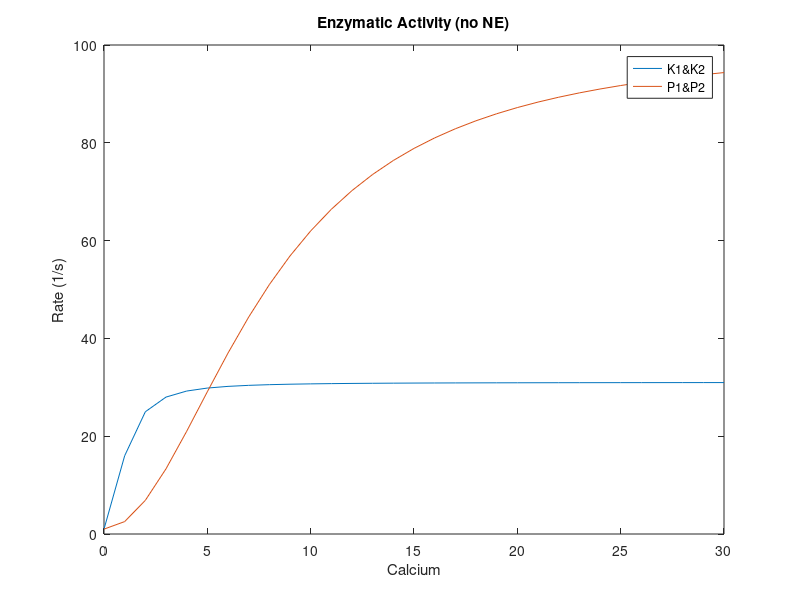
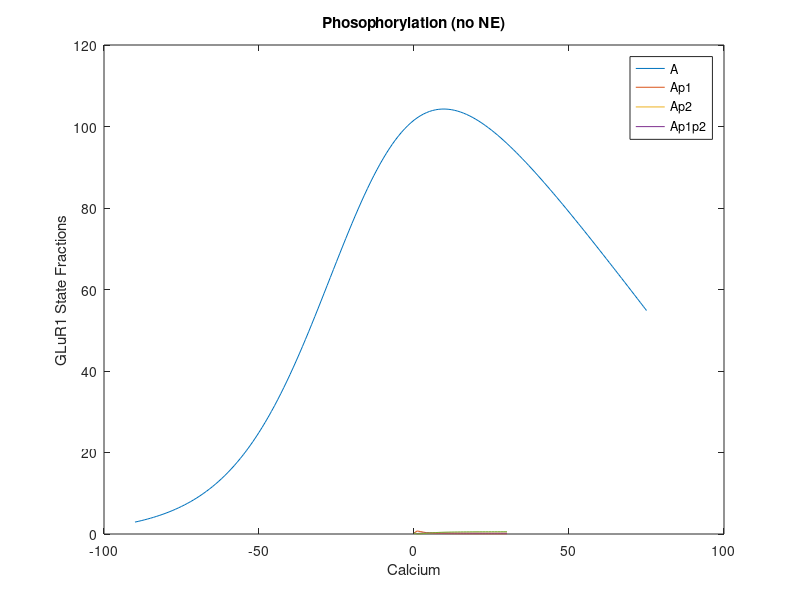
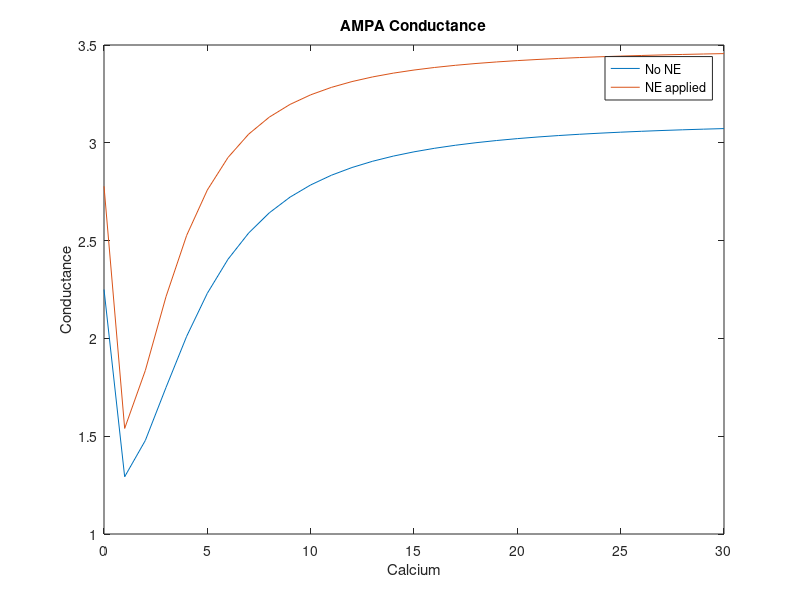
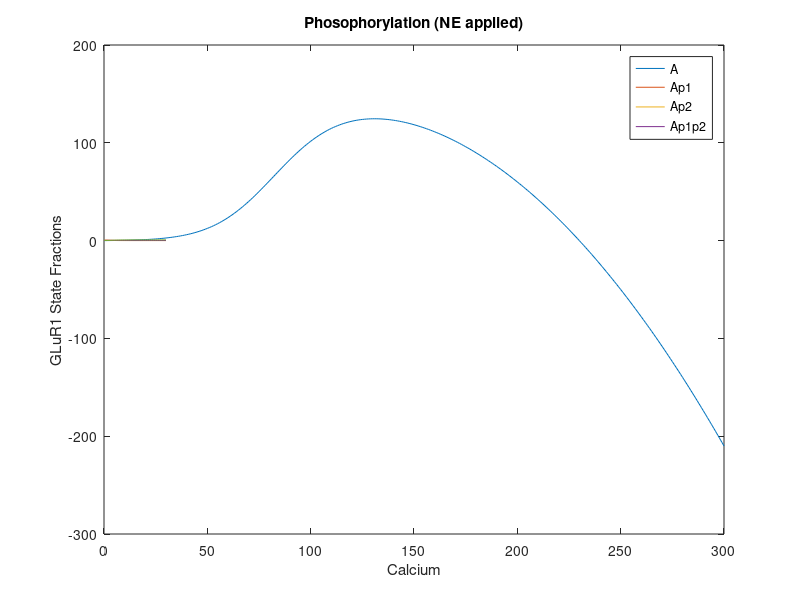

Source code (MATLAB) for these figures, in order:
% 
clear all
close all
clc

% Constants
% Defined according to Shouval 2001
f = 100;                 % [Hz] Stimulation frequency
%tauCa = 0.001;          % Decay time constant of Ca2+ in spine
%tauf = 0.001;           % Fast: Time constant of Ca2+ current thru NMDAR
%taus = 0.001;           % Slow: Time constant of Ca2+ current thru NMDAR
Mg = 1;                  % [mM] Magnesium concentration 
Vr = 130;                % [mV] Reversal potential of Ca2+
a = 1;                   % [Hz/mV] Proportionality constant relating stim frequency to voltage
b = -100;                % [mV] Y-intercept of V(f) curve

V = @(f) a.*f + b;              % [mV] Postsynaptic potential
%Nf = func of fast NMDA rec;             % Fast: Magnitude of Ca2+ current thru NMDAR
%Ns = func of slow NMDA rec;             % Slow: Magnitude of Ca2+ current thru NMDAR



B = @(V) 1./(1 + exp(-0.062*V).*(Mg/3.57));
H = @(V) -B(V).*(V-Vr);
% Gnmda = tauCa.*(tauf.*Nf + taus.*Ns);   % Gain of Ca2+ influx thru NMDA rec. They use 
                                        % Gnmda = 0.01 and 0.03

Gnmda = 0.01;

v = V(f);                               % Voltage [mV]
CaSS = @(f) H(V(f)).*f.*Gnmda;          % Ca2+ flux [mM/s]?

% H(v) is in Volt/mM
% f is in 1/s
% Gnmda is in s^2 ? What is Nf and Ns in? Gnmda should be unitless?
% Thus [Ca2+] is in Volt*s/mM ??

% Plots

% Voltage vs. Freq
freq = 0:100;
volt = V(freq);
figure;
plot(freq,volt); xlabel('Freqency [Hz]'); ylabel('Voltage [mV]');
title('Voltage as function of stimulation frequency');

% H as function of V
v1 = -90:75;
figure;
plot(v1,H(v1)); xlabel('Voltage [mV]'); ylabel('H(v)');
title('H as a function of Voltage');

% B as a function of V
figure;
v2 = -100:75;
plot(v2,B(v2)); xlabel('Voltage [mV]'); ylabel('B');
title('B as a function of Voltage');

% Ca2+ Steady-State as function of stimulation frequency
f1 = 0:300;
figure;
plot(f1,CaSS(f1)); xlabel('Frequency [Hz]'); ylabel('[Ca^2^+] [mM]');
title('Steady state [Ca^2^+] as function of stimulation frequency');

%% Next step

%Functions for phosphotase and kinase rates
EK = @(ca) 1+100.*(ca.^2)./(64 + (ca.^2));
EP = @(ca) 1+30.*(ca.^2)./(1+(ca.^2));

%Plot rates
ca = 0:30;
EP1 = EP(ca);
EP2 = EP1;
EK1 = EK(ca);
EK2 = EK1;
figure(1);
plot(ca, EP1, ca, EK1);
legend('K1&K2', 'P1&P2', 'Location', 'Best');
xlabel('Calcium'); ylabel('Rate (1/s)');
title('Enzymatic Activity (no NE)');

%Calculate and plot fraction in each state
A = (EP1.*EP2)./((EK2+EP2).*(EK1+EP1));
Ap1 = EK1.*EP2./((EK2+EP2).*(EK1+EP1));
Ap2 = EK2.*EP1./((EK2+EP2).*(EK1+EP1));
Ap1p2 = (EK1.*EK2)./((EK2+EP2).*(EK1+EP1));

figure(2); hold on;
plot(ca, A, ca, Ap1, ca,Ap2, ca, Ap1p2);
legend('A', 'Ap1', 'Ap2', 'Ap1p2', 'Location', 'Best');
xlabel('Calcium'); ylabel('GLuR1 State Fractions');
title('Phosophorylation (no NE)');

%Model ampa conducatance (matches experimental)
gampa = A + 2*(Ap1+Ap2) + 4*(Ap1p2);

figure(3); 
plot(ca, gampa);
xlabel('Calcium'); ylabel('Conductance');
title('AMPA Conductance');

%% Increase norepinephrine

EK2 = EK2.*2; %Activation of CaMKII increases rate of phosphorylation of ser831
EP1 = EP1./2; %Activation of PKA increases mean open time - decrease EP1

%Recalculate fraction in states
A = (EP1.*EP2)./((EK2+EP2).*(EK1+EP1));
Ap1 = EK1.*EP2./((EK2+EP2).*(EK1+EP1));
Ap2 = EK2.*EP1./((EK2+EP2).*(EK1+EP1));
Ap1p2 = (EK1.*EK2)./((EK2+EP2).*(EK1+EP1));

figure(4); hold on;
plot(ca, A, ca, Ap1, ca,Ap2, ca, Ap1p2);
legend('A', 'Ap1', 'Ap2', 'Ap1p2', 'Location', 'Best');
xlabel('Calcium'); ylabel('GLuR1 State Fractions');
title('Phosophorylation (NE applied)');

%recalculate ampa conducatance
gampa = A + 2*(Ap1+Ap2) + 4*(Ap1p2);

%plot augmented ampa conductance 
figure(3); hold on;
plot(ca, gampa);
legend('No NE', 'NE applied', 'Location', 'Best');
